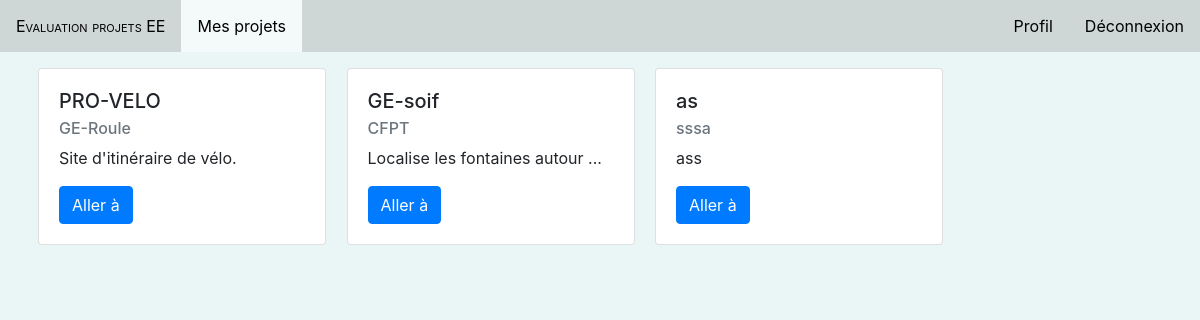
/index.php?page=projets (signed in), run on an earlier commit of the app's database.
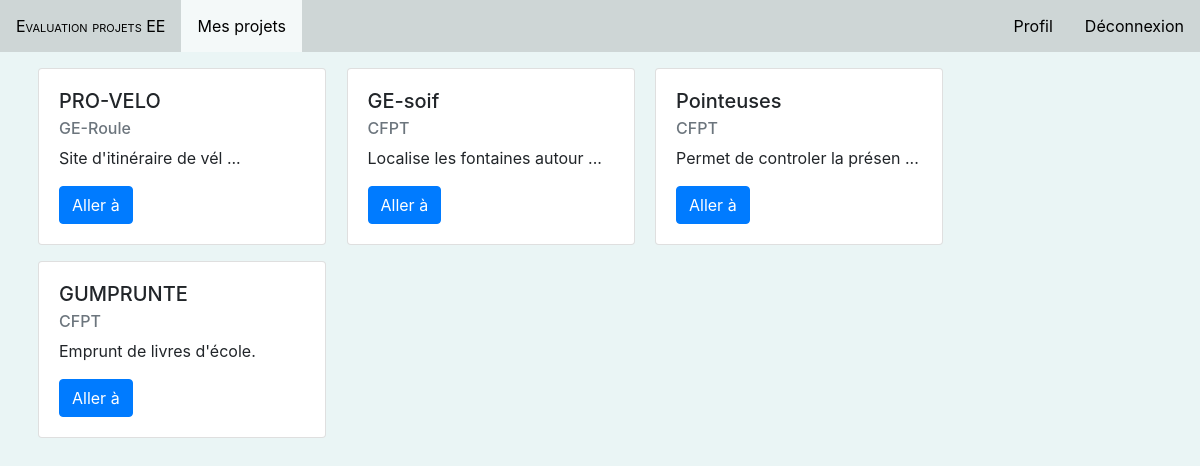
And on a later commit of the database.
### tables this page shows
CREATE TABLE `travaille_pour` (
  `idProjet` int(11) NOT NULL,
  `idEleve` int(11) NOT NULL,
  `estEvalue` tinyint(1) NOT NULL DEFAULT '0'
);

CREATE TABLE `projets` (
  `idProjet` int(11) NOT NULL,
  `titre` varchar(50) NOT NULL,
  `description` varchar(500) NOT NULL,
  `client` varchar(50) NOT NULL,
  `dureePrevue` varchar(10) NOT NULL,
  `dateDebut` date NOT NULL,
  `idDomaine` int(11) NOT NULL,
  `idUtilisateur` int(11) NOT NULL
);

### model/getProjetsEleve.php (called while the page is built)
<?php
function GetProjetsEleve()
{
  $db = connectDB();
  $query = $db->prepare("SELECT * FROM projets INNER JOIN travaille_pour ON projets.idProjet = travaille_pour.idProjet INNER JOIN eleves ON travaille_pour.idEleve = eleves.idEleve WHERE eleves.idUtilisateur = ?");
  $query->bindParam(1, $_SESSION["id"]);
  if ($query->execute()) {
    $tab = $query->fetchAll(PDO::FETCH_ASSOC);
    return $tab;
  }
  else {
    header('Location: ');
  }
}
?>

### views/projetsEleve.php (the view, shortened to what this page needs)
<?php
include 'model/getProjetsEleve.php';
if (!empty(GetProjetsEleve())) {
  echo "<div class=\"container\">";
  echo "<div class=\"row mt-3\">";
  foreach (GetProjetsEleve() as $projet) {
    if (strlen($projet["description"]) > 32) {
      $projet["description"] = substr($projet["description"], 0, 30) . " ...";
    }
    echo "<div class=\"card card-custom mx-2 mb-3\" style=\"width: 18rem;\">";
    echo "<div class=\"card-body\">";
    echo "<h5 class=\"card-title\">".$projet["titre"]."</h5>";
    echo "<h6 class=\"card-subtitle mb-2 text-muted\">".$projet["client"]."</h6>";
    echo "<p class=\"card-text\">".$projet["description"]."</p>";
    echo "<form method=\"POST\" action=\"model/afficheDetailGestion.php\">";
    echo "<button type=\"submit\" class=\"btn btn-primary\">Aller à</button>";
    echo "</form>";
    echo "</div>";
    echo "</div>&nbsp;";
  }
  echo "</div>";
  echo "</div>";
}
else {
  echo '<div class="container"><br><br><div class="alert alert-secondary">Vous n\'avez été ajouté à aucun projets</div></div>';
}
   ?>

What changed in the data, as far as the page shows it:
removed travaille_pour: idProjet.titre "as", idProjet.client "sssa", idProjet.description "ass"
changed travaille_pour "PRO-VELO": idProjet.description "Site d'itinéraire de vélo." → "Site d'itinéraire de vél ..."
added travaille_pour: idProjet.titre "Pointeuses", idProjet.client "CFPT", description "Permet de controler la présen ..."
added travaille_pour: idProjet.titre "GUMPRUNTE", idProjet.client "CFPT", idProjet.description "Emprunt de livres d'école."
